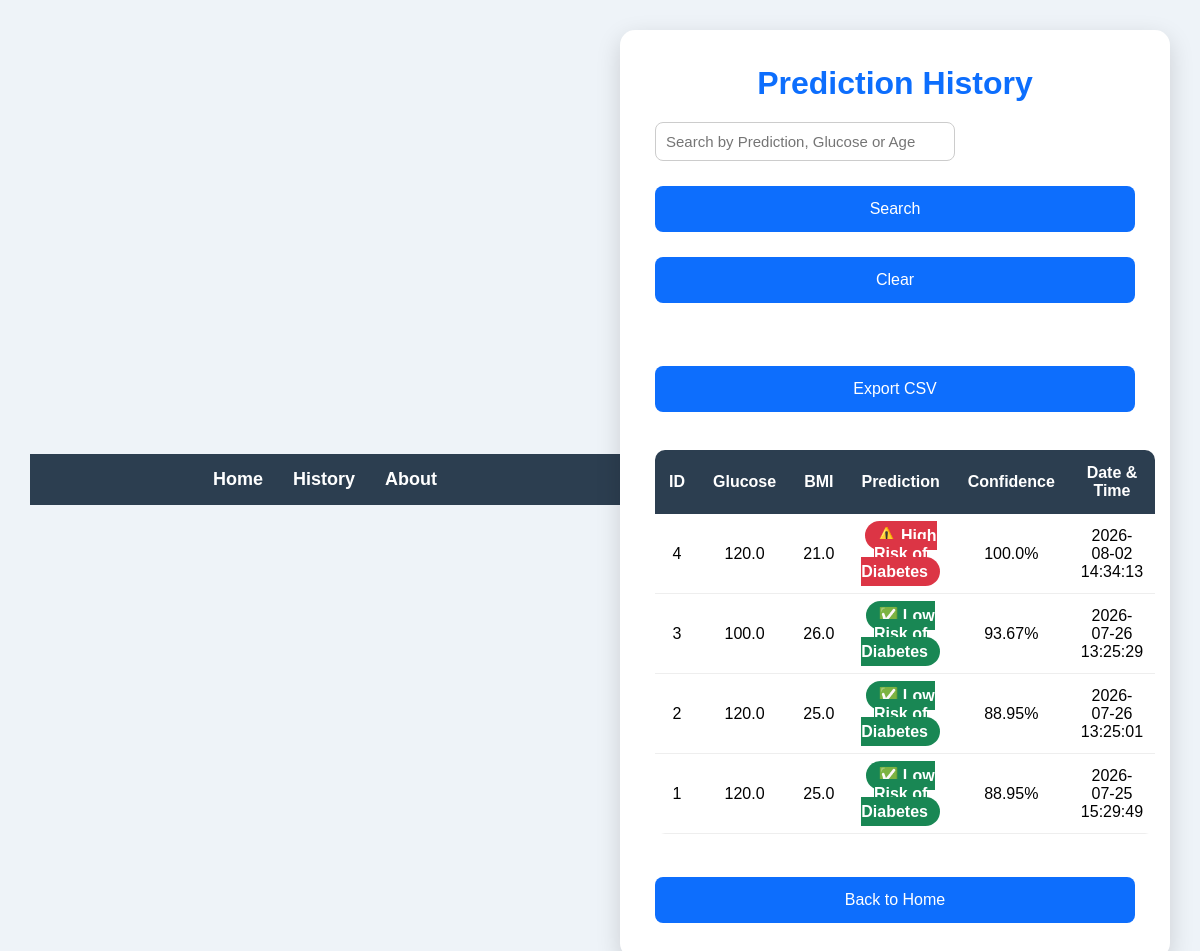
Page /history on the earlier database version.
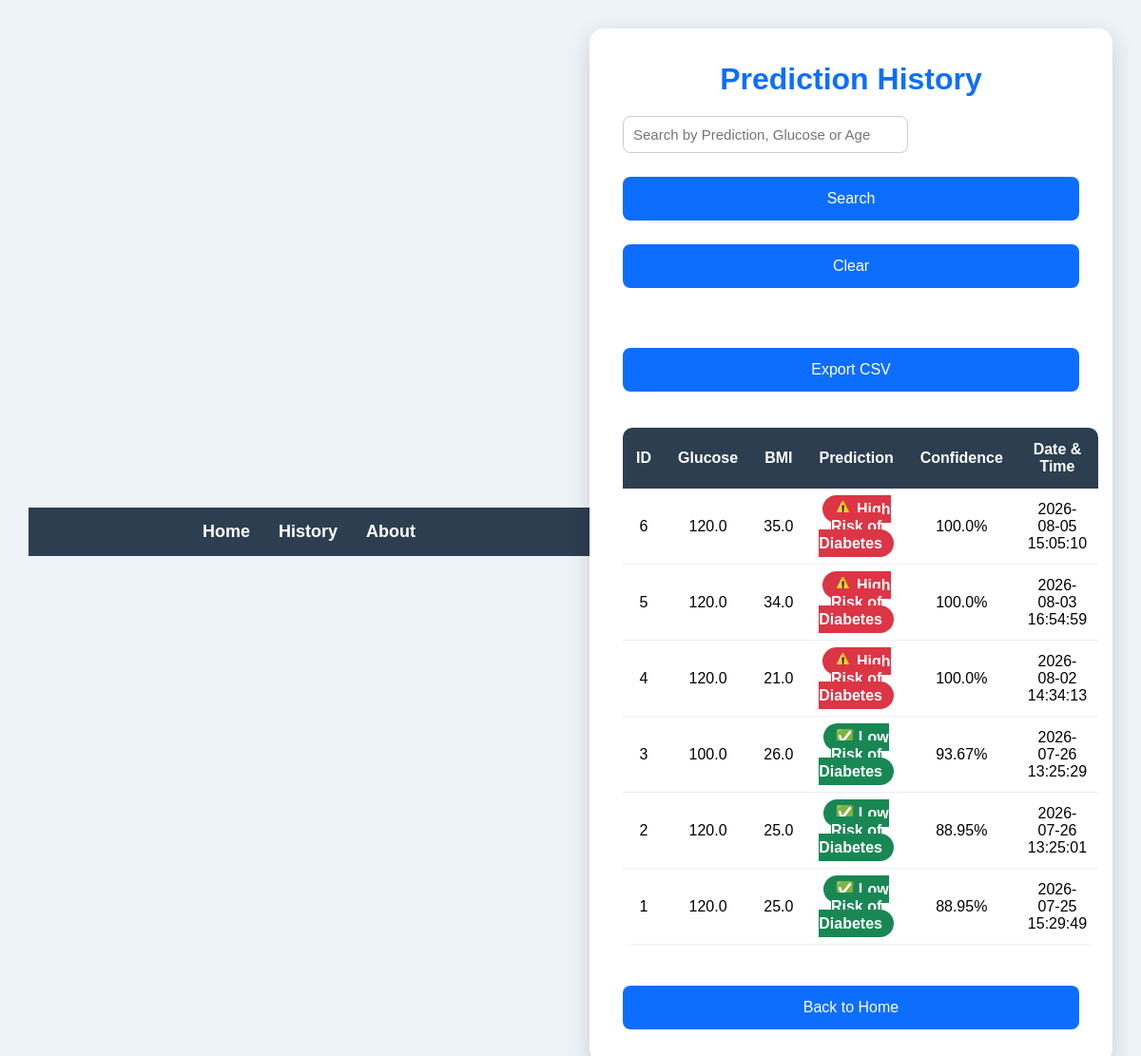
Same page on the later database version.
### tables this page shows
CREATE TABLE predictions (

        id INTEGER PRIMARY KEY AUTOINCREMENT,

        pregnancies REAL,
        glucose REAL,
        blood_pressure REAL,
        skin_thickness REAL,
        insulin REAL,
        bmi REAL,
        diabetes_pedigree REAL,
        age REAL,

        prediction TEXT,
        confidence REAL,

        created_at TIMESTAMP DEFAULT CURRENT_TIMESTAMP

    );

### app.py (the view)
@app.route("/history")
def history():
    search = request.args.get("search", "").strip()
    if search:
        predictions = search_predictions(search)
    else:
        predictions = get_all_predictions()
    return render_template(
        "history.html",
        predictions=predictions,
        search=search
    )

### db.py (called while the page is built)
def get_connection():
    return sqlite3.connect(DATABASE_NAME)

def get_all_predictions():
    connection = get_connection()
    cursor = connection.cursor()
    cursor.execute("""
        SELECT *
        FROM predictions
        ORDER BY created_at DESC
    """)
    data = cursor.fetchall()
    connection.close()
    return data

### templates/history.html (shortened to what this page needs)
<!DOCTYPE html>
<html>
<head>
    <link rel="stylesheet" href="{{ url_for('static', filename='style.css') }}">
</head>
<body>
<nav class="navbar">
    <ul>
        <li><a href="/">Home</a></li>
        <li><a href="/history">History</a></li>
        <li><a href="/about">About</a></li>
    </ul>
</nav>
<div class="container">
    <h1>Prediction History</h1>
    <form method="GET" action="/history" class="search-form">
        <input
            type="text"
            name="search"
            placeholder="Search by Prediction, Glucose or Age"
            value="{{ search }}">
        <button type="submit">Search</button>
        <a href="/history">
            <button type="button">Clear</button>
        </a>
    </form>
    <br>
<a href="/export">
    <button type="button">
        Export CSV
    </button>
</a>
<br><br>
    <table class="history-table">
        <thead>
            <tr>
                <th>ID</th>
                <th>Glucose</th>
                <th>BMI</th>
                <th>Prediction</th>
                <th>Confidence</th>
                <th>Date & Time</th>
            </tr>
        </thead>
        <tbody>
        {% for row in predictions %}
        <tr>
            <td>{{ row[0] }}</td>
            <td>{{ row[2] }}</td>
            <td>{{ row[6] }}</td>
            <td>
                {% if "High" in row[9] %}
                    <span class="badge high-risk">
                        {{ row[9] }}
                    </span>
                {% else %}
                    <span class="badge low-risk">
                        {{ row[9] }}
                    </span>
                {% endif %}
            </td>
            <td>{{ row[10] }}%</td>
            <td>{{ row[11] }}</td>
        </tr>
        {% endfor %}
        </tbody>
    </table>
    <br>
    <a href="/">
        <button>Back to Home</button>
    </a>
</div>
</body>
</html>

### static/style.css (style rules this page uses)
* { margin: 0; padding: 0; box-sizing: border-box; }
body { font-family: Arial, Helvetica, sans-serif; background: #eef3f8; display: flex; justify-content: center; align-items: center; min-height: 100vh; padding: 30px; }
.container { width: 100%; max-width: 550px; background: #ffffff; padding: 35px; border-radius: 15px; box-shadow: 0 8px 25px rgba(0,0,0,0.15); }
h1 { text-align: center; color: #0d6efd; margin-bottom: 10px; }
input { width: 100%; padding: 12px; border: 1px solid #d1d5db; border-radius: 8px; font-size: 15px; transition: 0.3s; }
button { width: 100%; margin-top: 25px; padding: 14px; border: none; border-radius: 8px; background: #0d6efd; color: white; font-size: 16px; cursor: pointer; transition: 0.3s; }
a { text-decoration: none; }
.navbar { width:100%; background:#2c3e50; padding:15px 0; margin-bottom:30px; }
.navbar ul { list-style:none; display:flex; justify-content:center; gap:30px; margin:0; padding:0; }
.navbar a { color:white; text-decoration:none; font-size:18px; font-weight:bold; }
.search-form { margin:20px 0; }
.search-form input { width:300px; padding:10px; border-radius:8px; border:1px solid #ccc; }
.history-table { width:100%; border-collapse:collapse; margin-top:20px; background:white; border-radius:10px; overflow:hidden; }
.history-table th { background:#2c3e50; color:white; padding:14px; }
.history-table td { padding:12px; text-align:center; border-bottom:1px solid #eee; }
.badge { padding:6px 12px; border-radius:20px; color:white; font-weight:bold; }
.high-risk { background:#dc3545; }
.low-risk { background:#198754; }

Differences in the rows shown:
added predictions: id "6", glucose "120.0", bmi "35.0", prediction "⚠️ High Risk of Diabetes", confidence "100.0", created_at "2026-08-05 15:05:10"
added predictions: id "5", glucose "120.0", bmi "34.0", prediction "⚠️ High Risk of Diabetes", confidence "100.0", created_at "2026-08-03 16:54:59"
